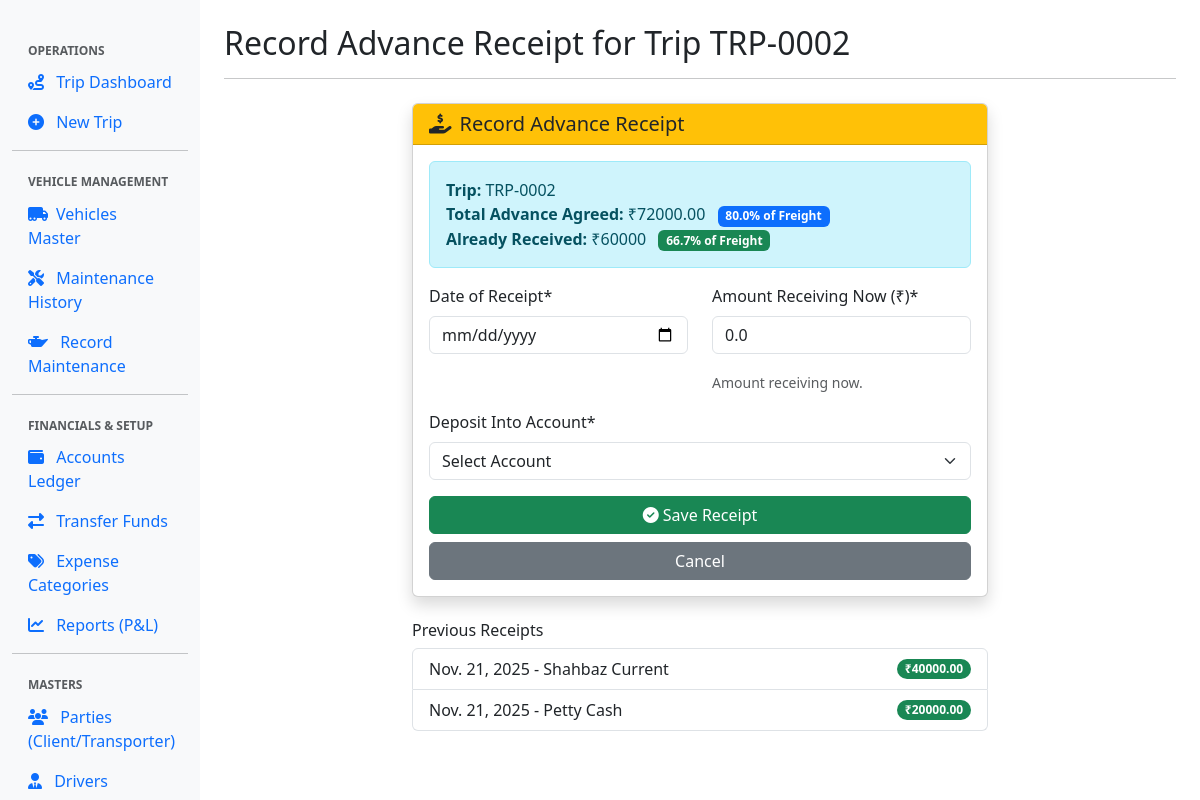
/trip/TRP-0002/record-advance/, run on the app's committed database.
### management/models.py (models this page shows, shortened)
class Trip(models.Model):
    trip_id = models.CharField(
        max_length=15, unique=True, blank=True, editable=False, verbose_name="Trip ID"
    )
    date = models.DateField()
    vehicle = models.ForeignKey('management.Vehicle', on_delete=models.PROTECT)
    driver = models.ForeignKey(Driver, on_delete=models.PROTECT)
    client = models.ForeignKey(
        PartyMaster,
        on_delete=models.PROTECT,
        limit_choices_to={'party_type': 'CLIENT'},
        related_name='trips_as_client',
        verbose_name="Client (Consignor)"
    )
    transporter = models.ForeignKey(
        PartyMaster,
        on_delete=models.PROTECT,
        limit_choices_to={'party_type': 'TRANSPORTER'},
        related_name='trips_as_transporter',
        verbose_name="Transporter (Carrier)"
    )
    origin = models.CharField(max_length=100)
    destination = models.CharField(max_length=100)
    rate = models.DecimalField(max_digits=10, decimal_places=2)
    weight = models.DecimalField(max_digits=10, decimal_places=2)
    total_freight = models.DecimalField(
        max_digits=12, decimal_places=2, default=Decimal('0.00'), editable=False
    )
    commission_amount = models.DecimalField(
        max_digits=12, decimal_places=2, default=Decimal('0.00'), editable=False
    )
    orai_amount = models.DecimalField(
        max_digits=12, decimal_places=2, default=Decimal('0.00'), editable=False
    )
    halting = models.DecimalField(max_digits=10, decimal_places=2, default=Decimal('0.00'))
    advance = models.DecimalField(max_digits=10, decimal_places=2, default=Decimal('0.00'))
    status = models.CharField(
        max_length=20, choices=TRIP_STATUS_CHOICES, default='PENDING'
    )

class AccountTransaction(models.Model):
    date = models.DateField()
    description = models.CharField(max_length=255)
    from_account = models.ForeignKey(
        AccountMaster, on_delete=models.PROTECT, related_name='withdrawals',
        verbose_name="From Account"
    )
    to_account = models.ForeignKey(
        AccountMaster, on_delete=models.PROTECT, related_name='deposits',
        blank=True, null=True, verbose_name="To Account (For Transfers/Deposits)"
    )
    withdrawal = models.DecimalField(max_digits=15, decimal_places=2, default=Decimal('0.00'))
    deposit = models.DecimalField(max_digits=15, decimal_places=2, default=Decimal('0.00'))
    related_trip = models.ForeignKey('Trip', on_delete=models.SET_NULL, null=True, blank=True,
        related_name='advance_receipts'
    )
    related_maintenance = models.ForeignKey(
        MaintenanceExpense, on_delete=models.SET_NULL, blank=True, null=True,
        verbose_name="Related Maintenance Payment"
    )
    related_maintenance_expense = models.ForeignKey(
        'MaintenanceExpense',
        on_delete=models.SET_NULL,
        null=True,
        blank=True,
        related_name='transactions_from_maintenance',
        help_text="Links to the source Maintenance Expense."
    )
    related_trip_expense = models.ForeignKey(
        'TripExpense',
        on_delete=models.SET_NULL,
        null=True,
        blank=True,
        related_name='transactions_from_trip_expense',
        help_text="Links to the source Trip Expense."
    )
    related_trip = models.ForeignKey(
        'Trip',
        on_delete=models.SET_NULL,
        null=True,
        blank=True,
        related_name='transactions_from_trip',
        help_text="Links to the source Trip (e.g., for receipts)."
    )

class AccountMaster(models.Model):
    account_name = models.CharField(max_length=100, unique=True)
    account_type = models.CharField(max_length=20, choices=ACCOUNT_TYPE_CHOICES, default='BANK')
    initial_balance = models.DecimalField(max_digits=15, decimal_places=2, default=Decimal('0.00'))
    is_active = models.BooleanField(default=True)
    def __str__(self):
        return f"{self.account_name} ({self.account_type})"

### management/views.py (the view)
# urls.py: path('trip/<str:trip_id>/record-advance/', views.trip_record_advance, name='trip_record_advance'),
def trip_record_advance(request, trip_id):
    trip = get_object_or_404(Trip, trip_id=trip_id)
    advance_transactions = trip.transactions_from_trip.filter(deposit__gt=0).order_by('-date')
    current_receipts = advance_transactions.aggregate(Sum('deposit'))['deposit__sum'] or Decimal('0.00')
    total_freight = trip.total_freight or Decimal('0.00')
    advance_agreed_percent = Decimal('0.00')
    if total_freight > 0:
        advance_agreed_percent = (trip.advance / total_freight) * 100
    received_percent = Decimal('0.00')
    if total_freight > 0:
        received_percent = (current_receipts / total_freight) * 100
    if request.method == 'POST':
        form = AdvanceReceiptForm(request.POST)
        if form.is_valid():
            advance_date = form.cleaned_data['date']
            account = form.cleaned_data['account']
            actual_amount_received = form.cleaned_data['amount']
            AccountTransaction.objects.create(
                date=advance_date,
                description=f"Advance Receipt for Trip {trip.trip_id}",
                to_account=account,
                deposit=actual_amount_received,
                related_trip=trip,
                from_account=account # Assuming advance comes from the company or client to our account
            )
            messages.success(request, f"Advance receipt of ₹{actual_amount_received} recorded.")
            return redirect('trip_detail', trip_id=trip.trip_id)
    else:
        form = AdvanceReceiptForm(initial={'amount': 0.00})
    context = {
        'form': form,
        'trip': trip,
        'total_advance_received': current_receipts,
        'advance_transactions': advance_transactions,
        'advance_agreed_percent': advance_agreed_percent, # <-- Passed to template
        'received_percent': received_percent,             # <-- Passed to template
        'title': f'Record Advance Receipt for Trip {trip.trip_id}'
    }
    return render(request, 'management/advance_receipt_form.html', context)

### management/forms.py
class AdvanceReceiptForm(forms.Form):
    amount = forms.DecimalField(
        label="Amount Receiving Now (₹)", # Changed Label
        max_digits=10,
        decimal_places=2,
        required=True,
        widget=forms.NumberInput(attrs={'class': 'form-control', 'step': '0.01'})
    )
    date = forms.DateField(
        label="Date of Receipt",
        widget=forms.DateInput(attrs={'type': 'date', 'class': 'form-control'}),
        required=True
    )
    account = forms.ModelChoiceField(
        queryset=AccountMaster.objects.all(),
        label="Deposit Into Account",
        required=True,
        empty_label="Select Account",
        widget=forms.Select(attrs={'class': 'form-control'})
    )

### management/templates/management/advance_receipt_form.html (shortened to what this page needs)
{% extends "base.html" %}
{% load crispy_forms_tags %}
{% block content %}
<div class="container mt-4" style="max-width: 600px;">
    <div class="card shadow">
        <div class="card-header bg-warning text-dark">
            <h5 class="mb-0">
                <i class="fas fa-hand-holding-usd me-2"></i>Record Advance Receipt
            </h5>
        </div>
        <div class="card-body">
            <div class="alert alert-info">
                <strong>Trip:</strong> {{ trip.trip_id }}<br>
                <strong>Total Advance Agreed:</strong> ₹{{ trip.advance }}
                <span class="badge bg-primary ms-2">{{ advance_agreed_percent|floatformat:1 }}% of Freight</span>
                <br>
                <strong>Already Received:</strong> ₹{{ total_advance_received }}
                <span class="badge bg-success ms-2">{{ received_percent|floatformat:1 }}% of Freight</span>
            </div>
            <form method="post">
                <div class="row mb-3">
                    <div class="col-md-6">
                        {{ form.date|as_crispy_field }}
                    </div>
                    <div class="col-md-6">
                        {{ form.amount|as_crispy_field }}
                        <small class="text-muted">Amount receiving now.</small>
                    </div>
                </div>
                <div class="mb-3">
                    {{ form.account|as_crispy_field }}
                </div>
                <div class="d-grid gap-2">
                    <button type="submit" class="btn btn-success">
                        <i class="fas fa-check-circle"></i> Save Receipt
                    </button>
                    <a href="{% url 'trip_detail' trip.trip_id %}" class="btn btn-secondary">Cancel</a>
                </div>
            </form>
        </div>
    </div>
    <div class="mt-4">
        <h6>Previous Receipts</h6>
        {% if advance_transactions %}
            <ul class="list-group">
                {% for txn in advance_transactions %}
                    <li class="list-group-item d-flex justify-content-between align-items-center">
                        <span>{{ txn.date }} - {{ txn.to_account.account_name }}</span>
                        <span class="badge bg-success rounded-pill">₹{{ txn.deposit }}</span>
                    </li>
                {% endfor %}
            </ul>
        {% else %}
            <p class="text-muted small">No advance payments recorded yet.</p>
        {% endif %}
    </div>
</div>
{% endblock %}

### data on the page
Trip: trip_id "TRP-0002", advance "72000.00"
AccountTransaction: date "Nov. 21, 2025", to_account.account_name "Shahbaz Current", deposit "40000.00"
AccountTransaction: date "Nov. 21, 2025", to_account.account_name "Petty Cash", deposit "20000.00"

### other printed values
{{ title|default:"TMS Dashboard" }} "Record Advance Receipt for Trip TRP-0002"
{{ advance_agreed_percent|floatformat:1 }} "80.0"
{{ total_advance_received }} "60000"
{{ received_percent|floatformat:1 }} "66.7"
